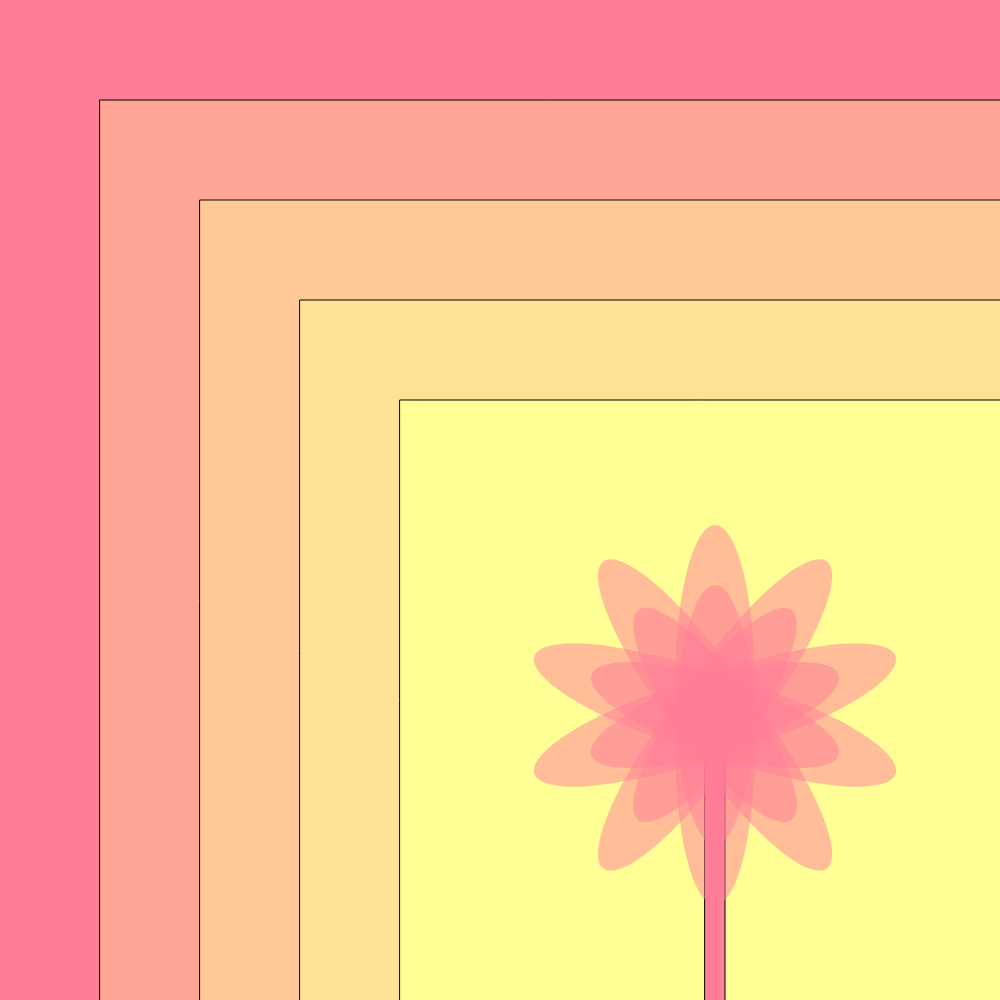
Frame 1 (no input)
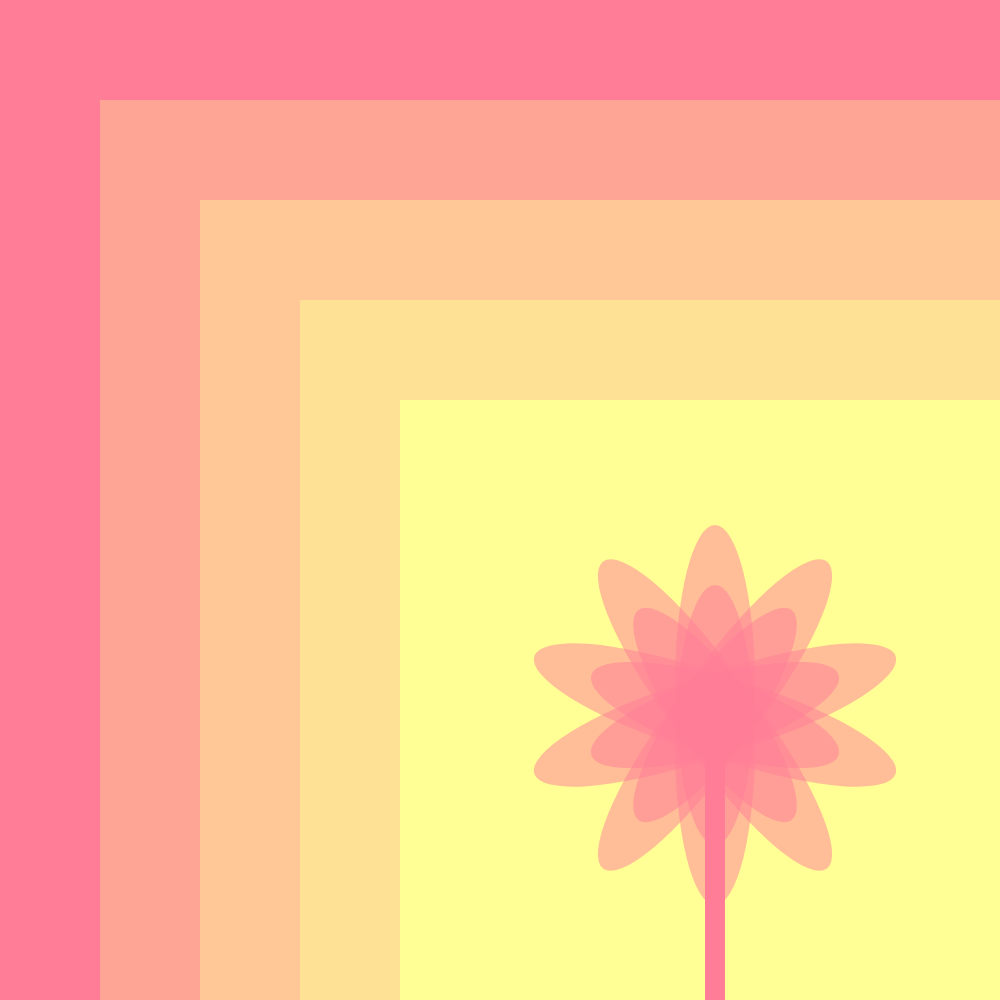
Frame 60 (no input)
Frame 120 (the mouse pressed at the canvas centre since frame 60): identical to frame 60, image omitted

The p5.js sketch that drew these frames (run headless with seeded random() and noise() and a simulated clock; from frame 60 on, the mouse is pressed at the canvas centre):

// p5.js sketch
// ── sketch.js
function setup() {
  createCanvas(1000, 1000);
}

function draw() {
  background(255,125,150);
   fill(255,165,150);
  square(100,100,1000);
  fill(255, 200, 150);
  square(200,200,1000);
  fill(255,225,150);
  square(300,300,1000);
   fill(255,275,150);
  square(400,400,1000);
  fill(255,125,150);
  rect(705,705,20,700);
  fill(255,125,150,127);
  stroke(127, 63, 120);
  translate(715,715);
  noStroke();
  for (let i = 0; i < 10; i ++) {
    ellipse(0, 30, 80, 320);
    rotate(PI/5);
  }
}
